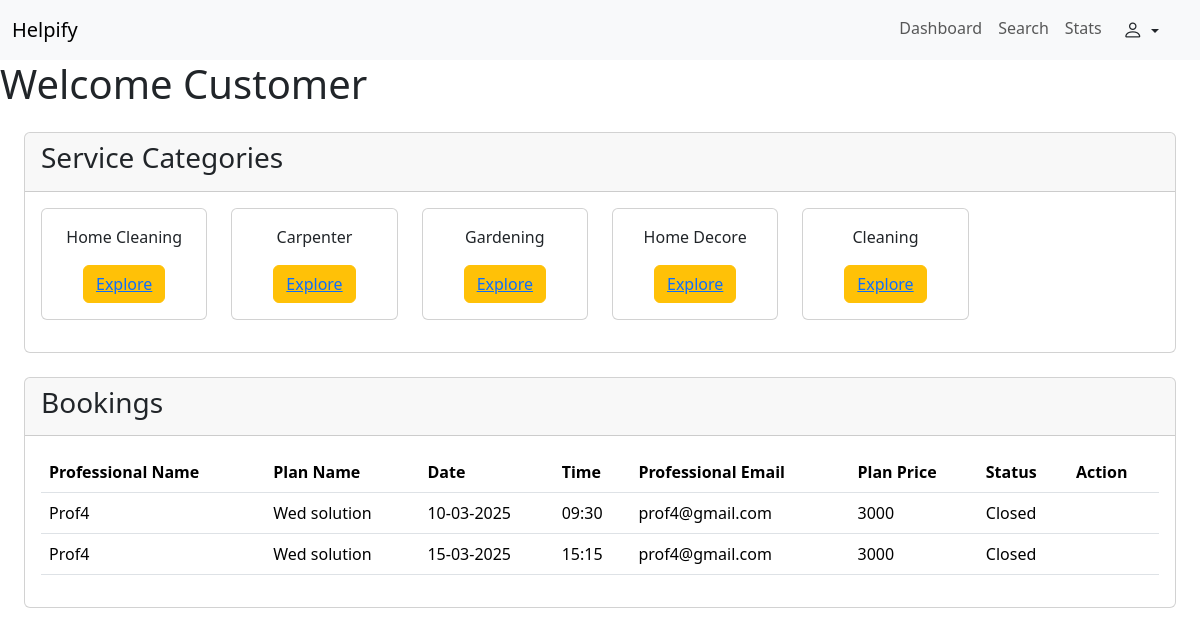
Page /dashboard/customer (signed in) on the committed database.
### backend/models.py (models this page shows, shortened)
class ServiceCategory(db.Model):
    __tablename__="servicecategory"
    id = db.Column(db.Integer , primary_key = True , autoincrement = True)
    name = db.Column(db.String,nullable = False , unique=True)
    descripiton = db.Column(db.String,nullable = False)
    base_price = db.Column(db.Integer)
    all_plans = db.relationship("ServicePlan",backref = "category")
    all_professional = db.relationship("Professional",backref = "category")

class Booking(db.Model):
    __tablename__="Booking"
    id = db.Column(db.Integer , primary_key = True , autoincrement = True)
    date = db.Column(db.String)
    time = db.Column(db.String)
    status = db.Column(db.String,nullable = False)
    rating = db.Column(db.Integer)
    customer_id = db.Column(db.Integer , db.ForeignKey("customer.id"), nullable = False)
    professional_id = db.Column(db.Integer , db.ForeignKey("serviceprofessional.id"), nullable = False)
    service_plan_id = db.Column(db.Integer , db.ForeignKey("serviceplan.id"), nullable = False)

class Professional(db.Model,UserMixin):
    __tablename__="serviceprofessional"
    id = db.Column(db.Integer , primary_key = True , autoincrement = True)
    email = db.Column(db.Integer ,unique = True)
    name = db.Column(db.String,nullable = False)
    status = db.Column(db.String,nullable = False)
    password = db.Column(db.String )
    city = db.Column(db.String,nullable = False)
    experiance = db.Column(db.String , nullable= False)
    categroy_id = db.Column(db.Integer,db.ForeignKey("servicecategory.id"), nullable = False)
    recive_bookings = db.relationship("Booking",backref = "professional")
    all_plans = db.relationship("ServicePlan",backref = "professional")

class ServicePlan(db.Model):
    __tablename__="serviceplan"
    id = db.Column(db.Integer , primary_key = True , autoincrement = True)
    name = db.Column(db.String,nullable = False)
    descripiton = db.Column(db.String,nullable = False)
    price = db.Column(db.Integer)
    categroy_id = db.Column(db.Integer,db.ForeignKey("servicecategory.id"), nullable = False)
    professional_id = db.Column(db.Integer , db.ForeignKey("serviceprofessional.id"), nullable = False)
    assoiciated_booking = db.relationship("Booking",backref = "plan")

### backend/routes.py (the view)
@app.route("/dashboard/customer" , methods=["GET" ,"POST"])
@login_required
def cust_dash():
    if isinstance(current_user , Customer):
        categories = db.session.query(ServiceCategory).all()
        bookings = db.session.query(Booking).filter_by(customer_id = current_user.id).all()
        return render_template("/customer/dashboard.html" , page = "dashboard" , cu = current_user, categories = categories, bookings = bookings)

### app.py (called while the page is built)
def initialise_app():
    app = Flask(__name__)
    app.config["SQLALCHEMY_DATABASE_URI"] = "sqlite:///my_app.sqlite3"
    app.config["SECRET_KEY"] = "mysecretkey"
    login_manager = LoginManager(app)
    @login_manager.user_loader
    def load_user(a):
        user = db.session.query(Customer).filter_by(email = a).first() or \
                db.session.query(Admin).filter_by(email= a).first() or \
                db.session.query(Professional).filter_by(email = a).first()
        return user
    db.init_app(app)
    api.init_app(app)
    with app.app_context():
        db.create_all()
    app.app_context().push()
    return app

### templates/customer/dashboard.html (shortened to what this page needs)
{% extends "customer/base.html" %}
{% block content %}
<h1>Welcome Customer</h1>
<div class="card m-4">
    <div class="card-header">
        <h3>Service Categories</h3>
    </div>
    <div class="card-body">
        <div class="row">
            {% for cat in categories %}
            <div class="col-2 ">
               <div class="card text-center mb-3">
                    <div class="card-body">
                        <p>{{cat.name}}</p>
                        <button class="btn btn-warning"><a href = "/customer/search?catname={{cat.name}}">Explore</a></button>
                    </div>
               </div>
            </div>
            {% endfor %}
        </div>
    </div>
</div>
<div class="card m-4">
    <div class="card-header">
        <h3>Bookings</h3>
    </div>
    <div class="card-body">
        <table class="table">
            <tr>
                <th>Professional Name</th>
                <th>Plan Name</th>
                <th>Date</th>
                <th>Time</th>
                <th>Professional Email</th>
                <th>Plan Price</th>
                <th>Status</th>
                <th>Action</th>
            </tr>
            {% for booking in bookings %}
            <tr>
                <td>{{booking.professional.name}}</td>
                <td>{{booking.plan.name}}</td>
                <td>{{booking.date}}</td>
                <td>{{booking.time}}</td>
                <td>{{booking.professional.email}}</td>
                <td>{{booking.plan.price}}</td>
                <td>{{booking.status}}</td>
                <td>
                </td>
            </tr>
            {% endfor %}
        </table>
    </div>
</div>
{% endblock %}

### templates/customer/base.html (shortened to what this page needs)
<!DOCTYPE html>
<html lang="en">
<head>
    <link href="https://cdn.jsdelivr.net/npm/bootstrap@5.3.3/dist/css/bootstrap.min.css" rel="stylesheet"
>
    <link rel="stylesheet" href="https://cdn.jsdelivr.net/npm/bootstrap-icons@1.11.3/font/bootstrap-icons.min.css">
</head>
<body>
    <nav class="navbar navbar-expand-lg bg-body-tertiary">
        <div class="container-fluid">
            <a class="navbar-brand" href="#">Helpify</a>
            <div class="collapse navbar-collapse" id="navbarNav">
                <ul class="navbar-nav ms-auto me-3">
                    <li class="nav-item">
                        <a class="nav-link {% if page == 'dash' %}active{% endif %}" aria-current="page" href="/dashboard/customer">Dashboard</a>
                    </li>
                    <li class="nav-item">
                        <a class="nav-link {% if page == 'search' %}active{% endif %}" href="/customer/search">Search</a>
                    </li>
                    <li class="nav-item">
                        <a class="nav-link {% if page == 'stats' %}active{% endif %}" href="/stats/customer">Stats</a>
                    </li>
                    <li class="nav-item">
                        <div class="dropdown ">
                            <a class="btn dropdown-toggle" href="#" role="button" data-bs-toggle="dropdown"
                                aria-expanded="false">
                                <i class="bi bi-person fs-5"></i>
                            </a>
                        </div>
                    </li>
                </ul>
            </div>
        </div>
    </nav>
    {% set messages = get_flashed_messages(with_categories=True) %}
    {% block content %}
    {% endblock %}
</body>
</html>

### rows in the picture
ServiceCategory: name "Home Cleaning"
ServiceCategory: name "Carpenter"
ServiceCategory: name "Gardening"
ServiceCategory: name "Home Decore"
ServiceCategory: name "Cleaning"
Booking: professional.name "Prof4", plan.name "Wed solution", date "10-03-2025", time "09:30", professional.email "prof4@gmail.com", plan.price "3000", status "Closed"
Booking: professional.name "Prof4", plan.name "Wed solution", date "15-03-2025", time "15:15", professional.email "prof4@gmail.com", plan.price "3000", status "Closed"
